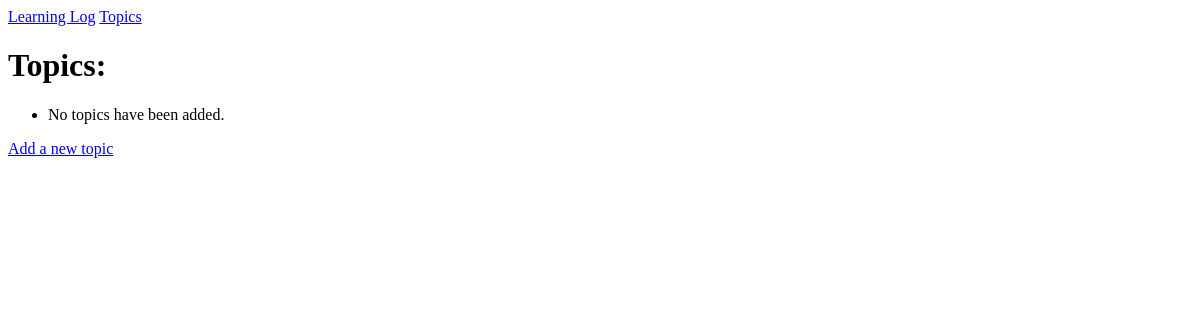
The page /topics/ on the database as committed earlier.
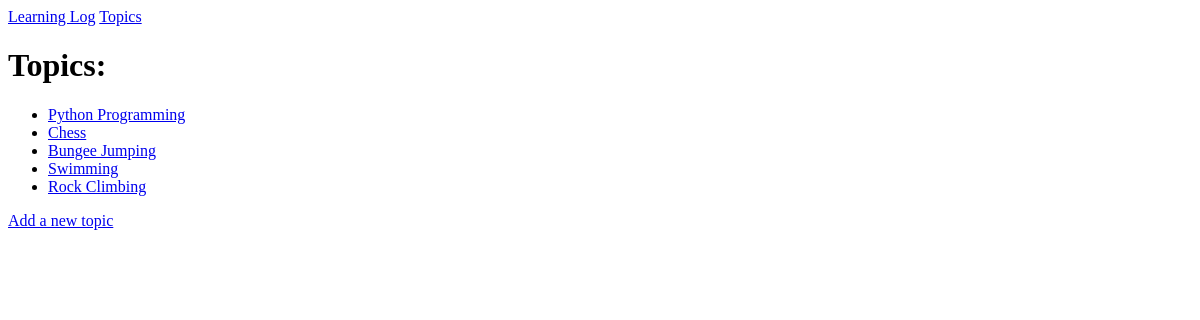
The same page on the database as committed later.
### learning_logs/models.py (models this page shows)
class Topic(models.Model):
    text = models.CharField(max_length=200)
    date_added = models.DateTimeField(auto_now_add=True)
    def __str__(self):
        return self.text

### learning_logs/views.py (the view)
# urls.py: path('topics/', views.topics, name='topics'),  # Bütün konuların sayfası
def topics(request):
    topics = Topic.objects.all()
    context = {'topics': topics}
    return render(request, 'learning_logs/topics.html', context)

### templates/learning_logs/topics.html
{% extends 'learning_logs/base.html' %}
{% block page_header %}
    <h1>Topics:</h1>
{% endblock page_header %}
{% block content %}
    <div>
    <ul>
        {% for topic in topics %}
            <li><a href="{% url 'learning_logs:topic' topic.id %}">{{ topic }}</a></li>
        {% empty %}
            <li>No topics have been added.</li>
        {% endfor %}
    </ul>
    </div>
    <div>
        <a href="{% url 'learning_logs:new_topic' %}">Add a new topic</a>
    </div>
{% endblock content %}

### templates/learning_logs/base.html
<p>
    <a href="{% url 'learning_logs:index' %}">Learning Log</a>
    <a href="{% url 'learning_logs:topics' %}">Topics</a>
</p>
{% block page_header %}{% endblock page_header %}
{% block content %}{% endblock content %}

Rows that differ between the two databases and show on the page:
added Topic: text "Python Programming"
added Topic: text "Chess"
added Topic: text "Bungee Jumping"
added Topic: text "Swimming"
added Topic: text "Rock Climbing"
Other text that changed with them:
text no longer shown: "No topics have been added."
